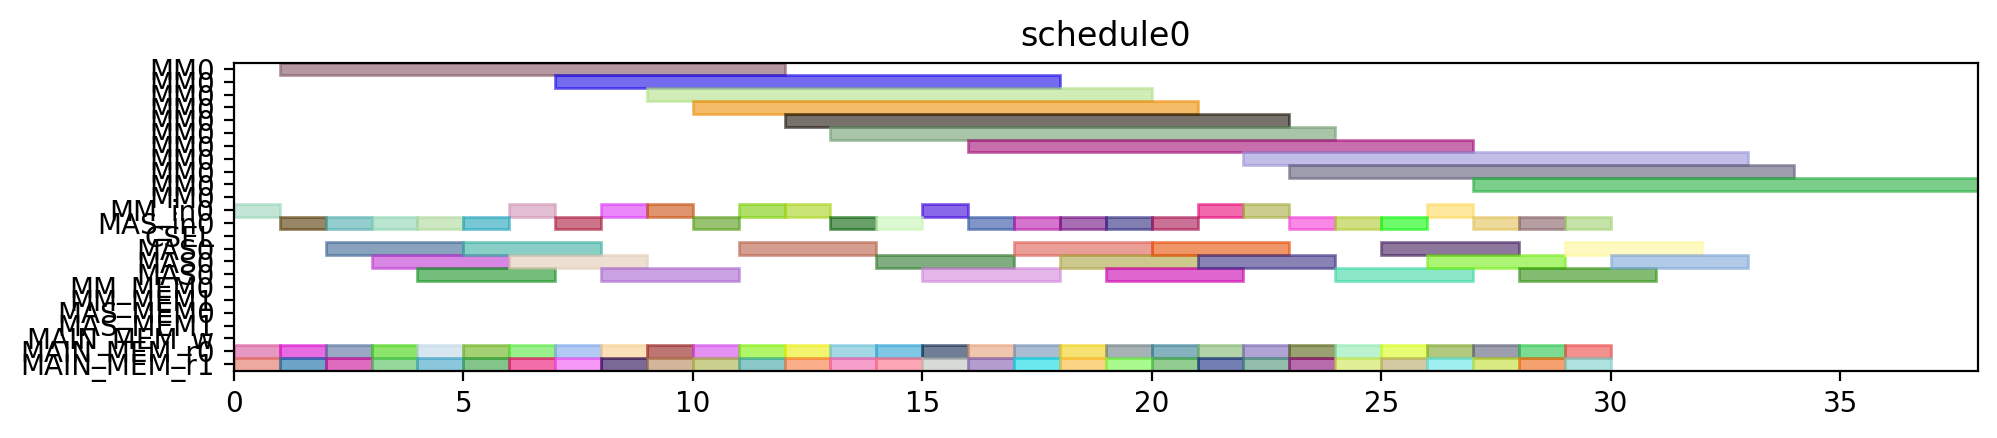

Python code for this plot:
from pyschedule import Scenario, solvers, plotters, alt


def solve():
	horizon = 131
	S = Scenario("schedule0", horizon=horizon)

	# resource
	MM = S.Resources('MM', num=1, size=11)
	MM_in = S.Resources('MM_in', num=1)
	MAS_in = S.Resources('MAS_in', num=1)
	CSEL = S.Resource('CSEL')
	MAS = S.Resources('MAS', num=1, size=3, periods=range(1, horizon))
	MM_MEM = S.Resources('MM_MEM', num=2)
	MAS_MEM = S.Resources('MAS_MEM', num=2)
	MAIN_MEM_w = S.Resource('MAIN_MEM_w', size=1)
	MAIN_MEM_r = S.Resources('MAIN_MEM_r', num=2)

	# result of previous scheduling

	# new tasks
	c_aa_a1_0 = S.Task('c_aa_a1_0', length=3, delay_cost=1)
	c_aa_a1_0 += alt(MAS)
	c_aa_a1_0_in = S.Task('c_aa_a1_0_in', length=1, delay_cost=1)
	c_aa_a1_0_in += alt(MAS_in)
	S += c_aa_a1_0_in*MAS_in[0]<=c_aa_a1_0*MAS[0]

	c_aa_a1_0_mem0 = S.Task('c_aa_a1_0_mem0', length=1, delay_cost=1)
	c_aa_a1_0_mem0 += MAIN_MEM_r[0]
	S += c_aa_a1_0_mem0 <= c_aa_a1_0

	c_aa_a1_0_mem1 = S.Task('c_aa_a1_0_mem1', length=1, delay_cost=1)
	c_aa_a1_0_mem1 += MAIN_MEM_r[1]
	S += c_aa_a1_0_mem1 <= c_aa_a1_0

	c_aa_a1_1 = S.Task('c_aa_a1_1', length=3, delay_cost=1)
	c_aa_a1_1 += alt(MAS)
	c_aa_a1_1_in = S.Task('c_aa_a1_1_in', length=1, delay_cost=1)
	c_aa_a1_1_in += alt(MAS_in)
	S += c_aa_a1_1_in*MAS_in[0]<=c_aa_a1_1*MAS[0]

	c_aa_a1_1_mem0 = S.Task('c_aa_a1_1_mem0', length=1, delay_cost=1)
	c_aa_a1_1_mem0 += MAIN_MEM_r[0]
	S += c_aa_a1_1_mem0 <= c_aa_a1_1

	c_aa_a1_1_mem1 = S.Task('c_aa_a1_1_mem1', length=1, delay_cost=1)
	c_aa_a1_1_mem1 += MAIN_MEM_r[1]
	S += c_aa_a1_1_mem1 <= c_aa_a1_1

	c_aa_t10 = S.Task('c_aa_t10', length=3, delay_cost=1)
	c_aa_t10 += alt(MAS)
	c_aa_t10_in = S.Task('c_aa_t10_in', length=1, delay_cost=1)
	c_aa_t10_in += alt(MAS_in)
	S += c_aa_t10_in*MAS_in[0]<=c_aa_t10*MAS[0]

	c_aa_t10_mem0 = S.Task('c_aa_t10_mem0', length=1, delay_cost=1)
	c_aa_t10_mem0 += MAIN_MEM_r[0]
	S += c_aa_t10_mem0 <= c_aa_t10

	c_aa_t10_mem1 = S.Task('c_aa_t10_mem1', length=1, delay_cost=1)
	c_aa_t10_mem1 += MAIN_MEM_r[1]
	S += c_aa_t10_mem1 <= c_aa_t10

	c_aa_t11 = S.Task('c_aa_t11', length=3, delay_cost=1)
	c_aa_t11 += alt(MAS)
	c_aa_t11_in = S.Task('c_aa_t11_in', length=1, delay_cost=1)
	c_aa_t11_in += alt(MAS_in)
	S += c_aa_t11_in*MAS_in[0]<=c_aa_t11*MAS[0]

	c_aa_t11_mem0 = S.Task('c_aa_t11_mem0', length=1, delay_cost=1)
	c_aa_t11_mem0 += MAIN_MEM_r[0]
	S += c_aa_t11_mem0 <= c_aa_t11

	c_aa_t11_mem1 = S.Task('c_aa_t11_mem1', length=1, delay_cost=1)
	c_aa_t11_mem1 += MAIN_MEM_r[1]
	S += c_aa_t11_mem1 <= c_aa_t11

	c_aa_t3_t0 = S.Task('c_aa_t3_t0', length=11, delay_cost=1)
	c_aa_t3_t0 += alt(MM)
	c_aa_t3_t0_in = S.Task('c_aa_t3_t0_in', length=1, delay_cost=1)
	c_aa_t3_t0_in += alt(MM_in)
	S += c_aa_t3_t0_in*MM_in[0]<=c_aa_t3_t0*MM[0]
	c_aa_t3_t0_mem0 = S.Task('c_aa_t3_t0_mem0', length=1, delay_cost=1)
	c_aa_t3_t0_mem0 += MAIN_MEM_r[0]
	S += c_aa_t3_t0_mem0 <= c_aa_t3_t0

	c_aa_t3_t0_mem1 = S.Task('c_aa_t3_t0_mem1', length=1, delay_cost=1)
	c_aa_t3_t0_mem1 += MAIN_MEM_r[1]
	S += c_aa_t3_t0_mem1 <= c_aa_t3_t0

	c_aa_t3_t1 = S.Task('c_aa_t3_t1', length=11, delay_cost=1)
	c_aa_t3_t1 += alt(MM)
	c_aa_t3_t1_in = S.Task('c_aa_t3_t1_in', length=1, delay_cost=1)
	c_aa_t3_t1_in += alt(MM_in)
	S += c_aa_t3_t1_in*MM_in[0]<=c_aa_t3_t1*MM[0]
	c_aa_t3_t1_mem0 = S.Task('c_aa_t3_t1_mem0', length=1, delay_cost=1)
	c_aa_t3_t1_mem0 += MAIN_MEM_r[0]
	S += c_aa_t3_t1_mem0 <= c_aa_t3_t1

	c_aa_t3_t1_mem1 = S.Task('c_aa_t3_t1_mem1', length=1, delay_cost=1)
	c_aa_t3_t1_mem1 += MAIN_MEM_r[1]
	S += c_aa_t3_t1_mem1 <= c_aa_t3_t1

	c_aa_t3_t2 = S.Task('c_aa_t3_t2', length=3, delay_cost=1)
	c_aa_t3_t2 += alt(MAS)
	c_aa_t3_t2_in = S.Task('c_aa_t3_t2_in', length=1, delay_cost=1)
	c_aa_t3_t2_in += alt(MAS_in)
	S += c_aa_t3_t2_in*MAS_in[0]<=c_aa_t3_t2*MAS[0]

	c_aa_t3_t2_mem0 = S.Task('c_aa_t3_t2_mem0', length=1, delay_cost=1)
	c_aa_t3_t2_mem0 += MAIN_MEM_r[0]
	S += c_aa_t3_t2_mem0 <= c_aa_t3_t2

	c_aa_t3_t2_mem1 = S.Task('c_aa_t3_t2_mem1', length=1, delay_cost=1)
	c_aa_t3_t2_mem1 += MAIN_MEM_r[1]
	S += c_aa_t3_t2_mem1 <= c_aa_t3_t2

	c_aa_t3_t3 = S.Task('c_aa_t3_t3', length=3, delay_cost=1)
	c_aa_t3_t3 += alt(MAS)
	c_aa_t3_t3_in = S.Task('c_aa_t3_t3_in', length=1, delay_cost=1)
	c_aa_t3_t3_in += alt(MAS_in)
	S += c_aa_t3_t3_in*MAS_in[0]<=c_aa_t3_t3*MAS[0]

	c_aa_t3_t3_mem0 = S.Task('c_aa_t3_t3_mem0', length=1, delay_cost=1)
	c_aa_t3_t3_mem0 += MAIN_MEM_r[0]
	S += c_aa_t3_t3_mem0 <= c_aa_t3_t3

	c_aa_t3_t3_mem1 = S.Task('c_aa_t3_t3_mem1', length=1, delay_cost=1)
	c_aa_t3_t3_mem1 += MAIN_MEM_r[1]
	S += c_aa_t3_t3_mem1 <= c_aa_t3_t3

	c_bb_a1_0 = S.Task('c_bb_a1_0', length=3, delay_cost=1)
	c_bb_a1_0 += alt(MAS)
	c_bb_a1_0_in = S.Task('c_bb_a1_0_in', length=1, delay_cost=1)
	c_bb_a1_0_in += alt(MAS_in)
	S += c_bb_a1_0_in*MAS_in[0]<=c_bb_a1_0*MAS[0]

	c_bb_a1_0_mem0 = S.Task('c_bb_a1_0_mem0', length=1, delay_cost=1)
	c_bb_a1_0_mem0 += MAIN_MEM_r[0]
	S += c_bb_a1_0_mem0 <= c_bb_a1_0

	c_bb_a1_0_mem1 = S.Task('c_bb_a1_0_mem1', length=1, delay_cost=1)
	c_bb_a1_0_mem1 += MAIN_MEM_r[1]
	S += c_bb_a1_0_mem1 <= c_bb_a1_0

	c_bb_a1_1 = S.Task('c_bb_a1_1', length=3, delay_cost=1)
	c_bb_a1_1 += alt(MAS)
	c_bb_a1_1_in = S.Task('c_bb_a1_1_in', length=1, delay_cost=1)
	c_bb_a1_1_in += alt(MAS_in)
	S += c_bb_a1_1_in*MAS_in[0]<=c_bb_a1_1*MAS[0]

	c_bb_a1_1_mem0 = S.Task('c_bb_a1_1_mem0', length=1, delay_cost=1)
	c_bb_a1_1_mem0 += MAIN_MEM_r[0]
	S += c_bb_a1_1_mem0 <= c_bb_a1_1

	c_bb_a1_1_mem1 = S.Task('c_bb_a1_1_mem1', length=1, delay_cost=1)
	c_bb_a1_1_mem1 += MAIN_MEM_r[1]
	S += c_bb_a1_1_mem1 <= c_bb_a1_1

	c_bb_t10 = S.Task('c_bb_t10', length=3, delay_cost=1)
	c_bb_t10 += alt(MAS)
	c_bb_t10_in = S.Task('c_bb_t10_in', length=1, delay_cost=1)
	c_bb_t10_in += alt(MAS_in)
	S += c_bb_t10_in*MAS_in[0]<=c_bb_t10*MAS[0]

	c_bb_t10_mem0 = S.Task('c_bb_t10_mem0', length=1, delay_cost=1)
	c_bb_t10_mem0 += MAIN_MEM_r[0]
	S += c_bb_t10_mem0 <= c_bb_t10

	c_bb_t10_mem1 = S.Task('c_bb_t10_mem1', length=1, delay_cost=1)
	c_bb_t10_mem1 += MAIN_MEM_r[1]
	S += c_bb_t10_mem1 <= c_bb_t10

	c_bb_t11 = S.Task('c_bb_t11', length=3, delay_cost=1)
	c_bb_t11 += alt(MAS)
	c_bb_t11_in = S.Task('c_bb_t11_in', length=1, delay_cost=1)
	c_bb_t11_in += alt(MAS_in)
	S += c_bb_t11_in*MAS_in[0]<=c_bb_t11*MAS[0]

	c_bb_t11_mem0 = S.Task('c_bb_t11_mem0', length=1, delay_cost=1)
	c_bb_t11_mem0 += MAIN_MEM_r[0]
	S += c_bb_t11_mem0 <= c_bb_t11

	c_bb_t11_mem1 = S.Task('c_bb_t11_mem1', length=1, delay_cost=1)
	c_bb_t11_mem1 += MAIN_MEM_r[1]
	S += c_bb_t11_mem1 <= c_bb_t11

	c_bb_t3_t0 = S.Task('c_bb_t3_t0', length=11, delay_cost=1)
	c_bb_t3_t0 += alt(MM)
	c_bb_t3_t0_in = S.Task('c_bb_t3_t0_in', length=1, delay_cost=1)
	c_bb_t3_t0_in += alt(MM_in)
	S += c_bb_t3_t0_in*MM_in[0]<=c_bb_t3_t0*MM[0]
	c_bb_t3_t0_mem0 = S.Task('c_bb_t3_t0_mem0', length=1, delay_cost=1)
	c_bb_t3_t0_mem0 += MAIN_MEM_r[0]
	S += c_bb_t3_t0_mem0 <= c_bb_t3_t0

	c_bb_t3_t0_mem1 = S.Task('c_bb_t3_t0_mem1', length=1, delay_cost=1)
	c_bb_t3_t0_mem1 += MAIN_MEM_r[1]
	S += c_bb_t3_t0_mem1 <= c_bb_t3_t0

	c_bb_t3_t1 = S.Task('c_bb_t3_t1', length=11, delay_cost=1)
	c_bb_t3_t1 += alt(MM)
	c_bb_t3_t1_in = S.Task('c_bb_t3_t1_in', length=1, delay_cost=1)
	c_bb_t3_t1_in += alt(MM_in)
	S += c_bb_t3_t1_in*MM_in[0]<=c_bb_t3_t1*MM[0]
	c_bb_t3_t1_mem0 = S.Task('c_bb_t3_t1_mem0', length=1, delay_cost=1)
	c_bb_t3_t1_mem0 += MAIN_MEM_r[0]
	S += c_bb_t3_t1_mem0 <= c_bb_t3_t1

	c_bb_t3_t1_mem1 = S.Task('c_bb_t3_t1_mem1', length=1, delay_cost=1)
	c_bb_t3_t1_mem1 += MAIN_MEM_r[1]
	S += c_bb_t3_t1_mem1 <= c_bb_t3_t1

	c_bb_t3_t2 = S.Task('c_bb_t3_t2', length=3, delay_cost=1)
	c_bb_t3_t2 += alt(MAS)
	c_bb_t3_t2_in = S.Task('c_bb_t3_t2_in', length=1, delay_cost=1)
	c_bb_t3_t2_in += alt(MAS_in)
	S += c_bb_t3_t2_in*MAS_in[0]<=c_bb_t3_t2*MAS[0]

	c_bb_t3_t2_mem0 = S.Task('c_bb_t3_t2_mem0', length=1, delay_cost=1)
	c_bb_t3_t2_mem0 += MAIN_MEM_r[0]
	S += c_bb_t3_t2_mem0 <= c_bb_t3_t2

	c_bb_t3_t2_mem1 = S.Task('c_bb_t3_t2_mem1', length=1, delay_cost=1)
	c_bb_t3_t2_mem1 += MAIN_MEM_r[1]
	S += c_bb_t3_t2_mem1 <= c_bb_t3_t2

	c_bb_t3_t3 = S.Task('c_bb_t3_t3', length=3, delay_cost=1)
	c_bb_t3_t3 += alt(MAS)
	c_bb_t3_t3_in = S.Task('c_bb_t3_t3_in', length=1, delay_cost=1)
	c_bb_t3_t3_in += alt(MAS_in)
	S += c_bb_t3_t3_in*MAS_in[0]<=c_bb_t3_t3*MAS[0]

	c_bb_t3_t3_mem0 = S.Task('c_bb_t3_t3_mem0', length=1, delay_cost=1)
	c_bb_t3_t3_mem0 += MAIN_MEM_r[0]
	S += c_bb_t3_t3_mem0 <= c_bb_t3_t3

	c_bb_t3_t3_mem1 = S.Task('c_bb_t3_t3_mem1', length=1, delay_cost=1)
	c_bb_t3_t3_mem1 += MAIN_MEM_r[1]
	S += c_bb_t3_t3_mem1 <= c_bb_t3_t3

	c_cc_a1_0 = S.Task('c_cc_a1_0', length=3, delay_cost=1)
	c_cc_a1_0 += alt(MAS)
	c_cc_a1_0_in = S.Task('c_cc_a1_0_in', length=1, delay_cost=1)
	c_cc_a1_0_in += alt(MAS_in)
	S += c_cc_a1_0_in*MAS_in[0]<=c_cc_a1_0*MAS[0]

	c_cc_a1_0_mem0 = S.Task('c_cc_a1_0_mem0', length=1, delay_cost=1)
	c_cc_a1_0_mem0 += MAIN_MEM_r[0]
	S += c_cc_a1_0_mem0 <= c_cc_a1_0

	c_cc_a1_0_mem1 = S.Task('c_cc_a1_0_mem1', length=1, delay_cost=1)
	c_cc_a1_0_mem1 += MAIN_MEM_r[1]
	S += c_cc_a1_0_mem1 <= c_cc_a1_0

	c_cc_a1_1 = S.Task('c_cc_a1_1', length=3, delay_cost=1)
	c_cc_a1_1 += alt(MAS)
	c_cc_a1_1_in = S.Task('c_cc_a1_1_in', length=1, delay_cost=1)
	c_cc_a1_1_in += alt(MAS_in)
	S += c_cc_a1_1_in*MAS_in[0]<=c_cc_a1_1*MAS[0]

	c_cc_a1_1_mem0 = S.Task('c_cc_a1_1_mem0', length=1, delay_cost=1)
	c_cc_a1_1_mem0 += MAIN_MEM_r[0]
	S += c_cc_a1_1_mem0 <= c_cc_a1_1

	c_cc_a1_1_mem1 = S.Task('c_cc_a1_1_mem1', length=1, delay_cost=1)
	c_cc_a1_1_mem1 += MAIN_MEM_r[1]
	S += c_cc_a1_1_mem1 <= c_cc_a1_1

	c_cc_t10 = S.Task('c_cc_t10', length=3, delay_cost=1)
	c_cc_t10 += alt(MAS)
	c_cc_t10_in = S.Task('c_cc_t10_in', length=1, delay_cost=1)
	c_cc_t10_in += alt(MAS_in)
	S += c_cc_t10_in*MAS_in[0]<=c_cc_t10*MAS[0]

	c_cc_t10_mem0 = S.Task('c_cc_t10_mem0', length=1, delay_cost=1)
	c_cc_t10_mem0 += MAIN_MEM_r[0]
	S += c_cc_t10_mem0 <= c_cc_t10

	c_cc_t10_mem1 = S.Task('c_cc_t10_mem1', length=1, delay_cost=1)
	c_cc_t10_mem1 += MAIN_MEM_r[1]
	S += c_cc_t10_mem1 <= c_cc_t10

	c_cc_t11 = S.Task('c_cc_t11', length=3, delay_cost=1)
	c_cc_t11 += alt(MAS)
	c_cc_t11_in = S.Task('c_cc_t11_in', length=1, delay_cost=1)
	c_cc_t11_in += alt(MAS_in)
	S += c_cc_t11_in*MAS_in[0]<=c_cc_t11*MAS[0]

	c_cc_t11_mem0 = S.Task('c_cc_t11_mem0', length=1, delay_cost=1)
	c_cc_t11_mem0 += MAIN_MEM_r[0]
	S += c_cc_t11_mem0 <= c_cc_t11

	c_cc_t11_mem1 = S.Task('c_cc_t11_mem1', length=1, delay_cost=1)
	c_cc_t11_mem1 += MAIN_MEM_r[1]
	S += c_cc_t11_mem1 <= c_cc_t11

	c_cc_t3_t0 = S.Task('c_cc_t3_t0', length=11, delay_cost=1)
	c_cc_t3_t0 += alt(MM)
	c_cc_t3_t0_in = S.Task('c_cc_t3_t0_in', length=1, delay_cost=1)
	c_cc_t3_t0_in += alt(MM_in)
	S += c_cc_t3_t0_in*MM_in[0]<=c_cc_t3_t0*MM[0]
	c_cc_t3_t0_mem0 = S.Task('c_cc_t3_t0_mem0', length=1, delay_cost=1)
	c_cc_t3_t0_mem0 += MAIN_MEM_r[0]
	S += c_cc_t3_t0_mem0 <= c_cc_t3_t0

	c_cc_t3_t0_mem1 = S.Task('c_cc_t3_t0_mem1', length=1, delay_cost=1)
	c_cc_t3_t0_mem1 += MAIN_MEM_r[1]
	S += c_cc_t3_t0_mem1 <= c_cc_t3_t0

	c_cc_t3_t1 = S.Task('c_cc_t3_t1', length=11, delay_cost=1)
	c_cc_t3_t1 += alt(MM)
	c_cc_t3_t1_in = S.Task('c_cc_t3_t1_in', length=1, delay_cost=1)
	c_cc_t3_t1_in += alt(MM_in)
	S += c_cc_t3_t1_in*MM_in[0]<=c_cc_t3_t1*MM[0]
	c_cc_t3_t1_mem0 = S.Task('c_cc_t3_t1_mem0', length=1, delay_cost=1)
	c_cc_t3_t1_mem0 += MAIN_MEM_r[0]
	S += c_cc_t3_t1_mem0 <= c_cc_t3_t1

	c_cc_t3_t1_mem1 = S.Task('c_cc_t3_t1_mem1', length=1, delay_cost=1)
	c_cc_t3_t1_mem1 += MAIN_MEM_r[1]
	S += c_cc_t3_t1_mem1 <= c_cc_t3_t1

	c_cc_t3_t2 = S.Task('c_cc_t3_t2', length=3, delay_cost=1)
	c_cc_t3_t2 += alt(MAS)
	c_cc_t3_t2_in = S.Task('c_cc_t3_t2_in', length=1, delay_cost=1)
	c_cc_t3_t2_in += alt(MAS_in)
	S += c_cc_t3_t2_in*MAS_in[0]<=c_cc_t3_t2*MAS[0]

	c_cc_t3_t2_mem0 = S.Task('c_cc_t3_t2_mem0', length=1, delay_cost=1)
	c_cc_t3_t2_mem0 += MAIN_MEM_r[0]
	S += c_cc_t3_t2_mem0 <= c_cc_t3_t2

	c_cc_t3_t2_mem1 = S.Task('c_cc_t3_t2_mem1', length=1, delay_cost=1)
	c_cc_t3_t2_mem1 += MAIN_MEM_r[1]
	S += c_cc_t3_t2_mem1 <= c_cc_t3_t2

	c_cc_t3_t3 = S.Task('c_cc_t3_t3', length=3, delay_cost=1)
	c_cc_t3_t3 += alt(MAS)
	c_cc_t3_t3_in = S.Task('c_cc_t3_t3_in', length=1, delay_cost=1)
	c_cc_t3_t3_in += alt(MAS_in)
	S += c_cc_t3_t3_in*MAS_in[0]<=c_cc_t3_t3*MAS[0]

	c_cc_t3_t3_mem0 = S.Task('c_cc_t3_t3_mem0', length=1, delay_cost=1)
	c_cc_t3_t3_mem0 += MAIN_MEM_r[0]
	S += c_cc_t3_t3_mem0 <= c_cc_t3_t3

	c_cc_t3_t3_mem1 = S.Task('c_cc_t3_t3_mem1', length=1, delay_cost=1)
	c_cc_t3_t3_mem1 += MAIN_MEM_r[1]
	S += c_cc_t3_t3_mem1 <= c_cc_t3_t3

	c_ab_t0_t0 = S.Task('c_ab_t0_t0', length=11, delay_cost=1)
	c_ab_t0_t0 += alt(MM)
	c_ab_t0_t0_in = S.Task('c_ab_t0_t0_in', length=1, delay_cost=1)
	c_ab_t0_t0_in += alt(MM_in)
	S += c_ab_t0_t0_in*MM_in[0]<=c_ab_t0_t0*MM[0]
	c_ab_t0_t0_mem0 = S.Task('c_ab_t0_t0_mem0', length=1, delay_cost=1)
	c_ab_t0_t0_mem0 += MAIN_MEM_r[0]
	S += c_ab_t0_t0_mem0 <= c_ab_t0_t0

	c_ab_t0_t0_mem1 = S.Task('c_ab_t0_t0_mem1', length=1, delay_cost=1)
	c_ab_t0_t0_mem1 += MAIN_MEM_r[1]
	S += c_ab_t0_t0_mem1 <= c_ab_t0_t0

	c_ab_t0_t1 = S.Task('c_ab_t0_t1', length=11, delay_cost=1)
	c_ab_t0_t1 += alt(MM)
	c_ab_t0_t1_in = S.Task('c_ab_t0_t1_in', length=1, delay_cost=1)
	c_ab_t0_t1_in += alt(MM_in)
	S += c_ab_t0_t1_in*MM_in[0]<=c_ab_t0_t1*MM[0]
	c_ab_t0_t1_mem0 = S.Task('c_ab_t0_t1_mem0', length=1, delay_cost=1)
	c_ab_t0_t1_mem0 += MAIN_MEM_r[0]
	S += c_ab_t0_t1_mem0 <= c_ab_t0_t1

	c_ab_t0_t1_mem1 = S.Task('c_ab_t0_t1_mem1', length=1, delay_cost=1)
	c_ab_t0_t1_mem1 += MAIN_MEM_r[1]
	S += c_ab_t0_t1_mem1 <= c_ab_t0_t1

	c_ab_t0_t2 = S.Task('c_ab_t0_t2', length=3, delay_cost=1)
	c_ab_t0_t2 += alt(MAS)
	c_ab_t0_t2_in = S.Task('c_ab_t0_t2_in', length=1, delay_cost=1)
	c_ab_t0_t2_in += alt(MAS_in)
	S += c_ab_t0_t2_in*MAS_in[0]<=c_ab_t0_t2*MAS[0]

	c_ab_t0_t2_mem0 = S.Task('c_ab_t0_t2_mem0', length=1, delay_cost=1)
	c_ab_t0_t2_mem0 += MAIN_MEM_r[0]
	S += c_ab_t0_t2_mem0 <= c_ab_t0_t2

	c_ab_t0_t2_mem1 = S.Task('c_ab_t0_t2_mem1', length=1, delay_cost=1)
	c_ab_t0_t2_mem1 += MAIN_MEM_r[1]
	S += c_ab_t0_t2_mem1 <= c_ab_t0_t2

	c_ab_t0_t3 = S.Task('c_ab_t0_t3', length=3, delay_cost=1)
	c_ab_t0_t3 += alt(MAS)
	c_ab_t0_t3_in = S.Task('c_ab_t0_t3_in', length=1, delay_cost=1)
	c_ab_t0_t3_in += alt(MAS_in)
	S += c_ab_t0_t3_in*MAS_in[0]<=c_ab_t0_t3*MAS[0]

	c_ab_t0_t3_mem0 = S.Task('c_ab_t0_t3_mem0', length=1, delay_cost=1)
	c_ab_t0_t3_mem0 += MAIN_MEM_r[0]
	S += c_ab_t0_t3_mem0 <= c_ab_t0_t3

	c_ab_t0_t3_mem1 = S.Task('c_ab_t0_t3_mem1', length=1, delay_cost=1)
	c_ab_t0_t3_mem1 += MAIN_MEM_r[1]
	S += c_ab_t0_t3_mem1 <= c_ab_t0_t3

	c_ab_t1_t0 = S.Task('c_ab_t1_t0', length=11, delay_cost=1)
	c_ab_t1_t0 += alt(MM)
	c_ab_t1_t0_in = S.Task('c_ab_t1_t0_in', length=1, delay_cost=1)
	c_ab_t1_t0_in += alt(MM_in)
	S += c_ab_t1_t0_in*MM_in[0]<=c_ab_t1_t0*MM[0]
	c_ab_t1_t0_mem0 = S.Task('c_ab_t1_t0_mem0', length=1, delay_cost=1)
	c_ab_t1_t0_mem0 += MAIN_MEM_r[0]
	S += c_ab_t1_t0_mem0 <= c_ab_t1_t0

	c_ab_t1_t0_mem1 = S.Task('c_ab_t1_t0_mem1', length=1, delay_cost=1)
	c_ab_t1_t0_mem1 += MAIN_MEM_r[1]
	S += c_ab_t1_t0_mem1 <= c_ab_t1_t0

	c_ab_t1_t1 = S.Task('c_ab_t1_t1', length=11, delay_cost=1)
	c_ab_t1_t1 += alt(MM)
	c_ab_t1_t1_in = S.Task('c_ab_t1_t1_in', length=1, delay_cost=1)
	c_ab_t1_t1_in += alt(MM_in)
	S += c_ab_t1_t1_in*MM_in[0]<=c_ab_t1_t1*MM[0]
	c_ab_t1_t1_mem0 = S.Task('c_ab_t1_t1_mem0', length=1, delay_cost=1)
	c_ab_t1_t1_mem0 += MAIN_MEM_r[0]
	S += c_ab_t1_t1_mem0 <= c_ab_t1_t1

	c_ab_t1_t1_mem1 = S.Task('c_ab_t1_t1_mem1', length=1, delay_cost=1)
	c_ab_t1_t1_mem1 += MAIN_MEM_r[1]
	S += c_ab_t1_t1_mem1 <= c_ab_t1_t1

	solvers.mip.solve(S,msg=1,kind='CPLEX',ratio_gap=1.01)

	solution = [['hoge']*len(S.solution()[1]) for i in range(len(S.solution()))]
	for i in range(len(S.solution())):
		for j in range(len(S.solution()[i])):
			solution[i][j]=str(S.solution()[i][j])
	print(solution)

	cycles = int(solution[-1][3])

	pic_file_name = "/mnt/rose/usr1/fukuda/ABE/multiRAM_multiMAS_16mux/scheduling_result/stage11MM1_stage3MAS1/FP12_INV_BEFORE_FPINV/schedule0.png"
	if(S.solution() != []):
		plotters.matplotlib.plot(S,img_filename=pic_file_name, show_task_labels=False, fig_size=(cycles*0.25+3, 2))

	return solution
